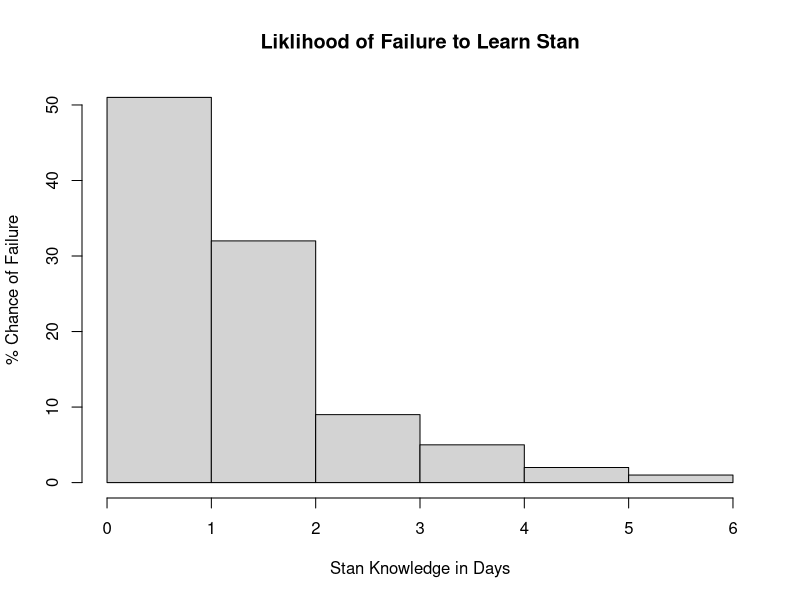
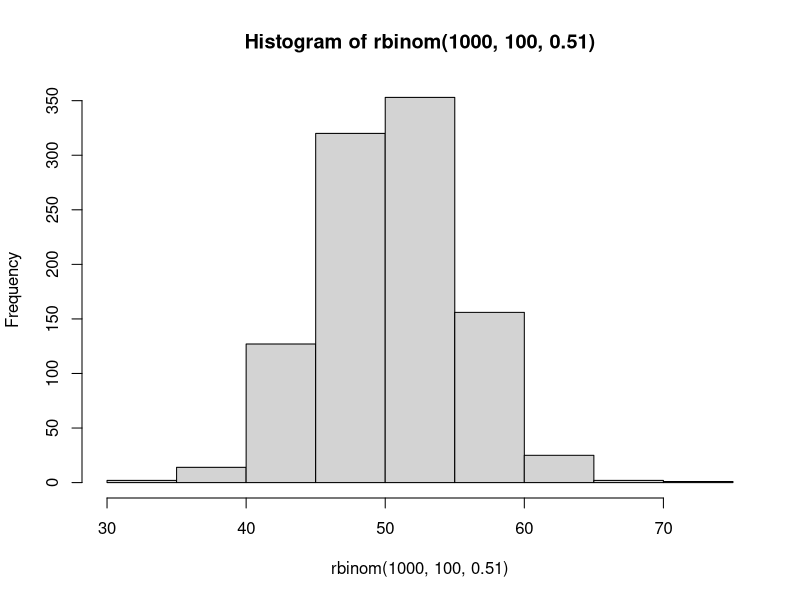
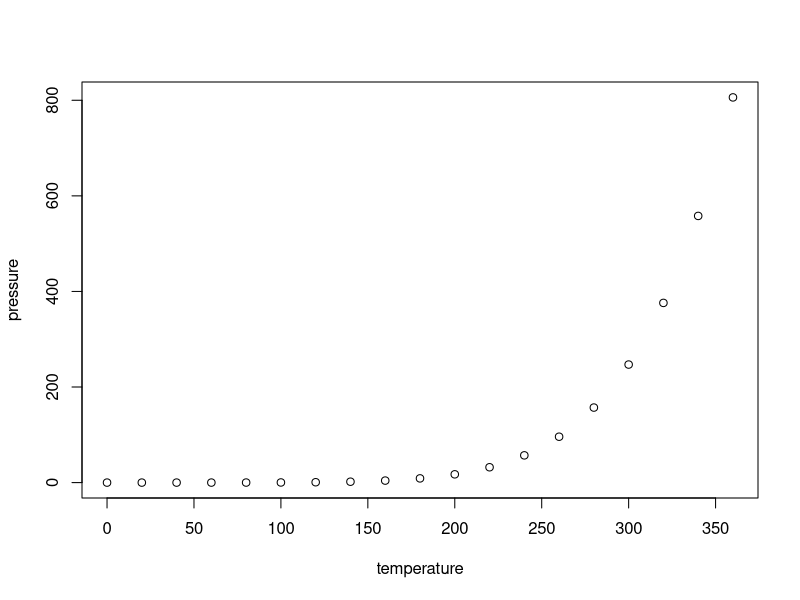

The R source for these figures, in order:
## ---- chunk 1
knitr::opts_chunk$set(echo = FALSE)
## ---- chunk 2
hist(rexp(100,1),xlab="Stan Knowledge in Days",ylab="% Chance of Failure",main="Liklihood of Failure to Learn Stan")
## ---- chunk 3
hist(rbinom(1000,100,.51))
## ---- chunk 4
vals = c(.0,.1,.2,.3,.4,.5,.6,.7,.8,.9,1.0);
total = sum(dbinom(5,10,vals))
sum(dbinom(5,10,vals)/total)

## ---- chunk 5
summary(cars)
## ---- chunk 6
plot(pressure)
